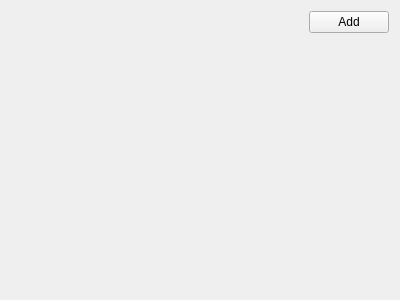
<?xml version="1.0" encoding="UTF-8"?>
<ui version="4.0">
 <class>TabDevices</class>
 <widget class="QWidget" name="TabDevices">
  <property name="geometry">
   <rect>
    <x>0</x>
    <y>0</y>
    <width>400</width>
    <height>300</height>
   </rect>
  </property>
  <property name="windowTitle">
   <string>Form</string>
  </property>
  <layout class="QGridLayout" name="gridLayout">
   <item row="0" column="2">
    <widget class="QPushButton" name="btnAdd">
     <property name="sizePolicy">
      <sizepolicy hsizetype="Fixed" vsizetype="Fixed">
       <horstretch>0</horstretch>
       <verstretch>0</verstretch>
      </sizepolicy>
     </property>
     <property name="text">
      <string>Add</string>
     </property>
    </widget>
   </item>
   <item row="0" column="0" colspan="2">
    <spacer name="horizontalSpacer">
     <property name="orientation">
      <enum>Qt::Horizontal</enum>
     </property>
     <property name="sizeHint" stdset="0">
      <size>
       <width>250</width>
       <height>20</height>
      </size>
     </property>
    </spacer>
   </item>
   <item row="1" column="0" colspan="3">
    <widget class="QScrollArea" name="scrlDevices">
     <property name="sizePolicy">
      <sizepolicy hsizetype="Expanding" vsizetype="MinimumExpanding">
       <horstretch>0</horstretch>
       <verstretch>0</verstretch>
      </sizepolicy>
     </property>
     <property name="autoFillBackground">
      <bool>true</bool>
     </property>
     <property name="frameShape">
      <enum>QFrame::NoFrame</enum>
     </property>
     <property name="frameShadow">
      <enum>QFrame::Plain</enum>
     </property>
     <property name="widgetResizable">
      <bool>true</bool>
     </property>
     <property name="alignment">
      <set>Qt::AlignLeading|Qt::AlignLeft|Qt::AlignTop</set>
     </property>
     <widget class="QWidget" name="scrlDevicesContents">
      <property name="geometry">
       <rect>
        <x>0</x>
        <y>0</y>
        <width>382</width>
        <height>253</height>
       </rect>
      </property>
     </widget>
    </widget>
   </item>
  </layout>
 </widget>
 <resources/>
 <connections/>
</ui>
